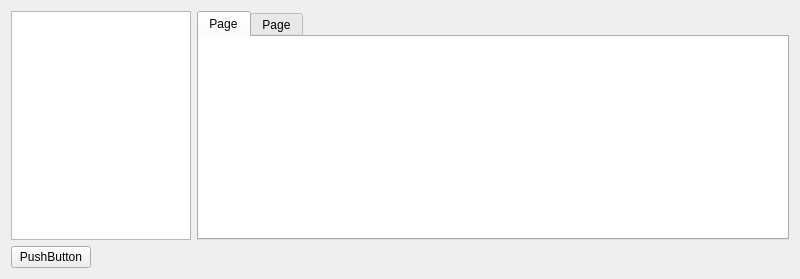
<?xml version="1.0" encoding="UTF-8"?>
<ui version="4.0">
 <class>Widget</class>
 <widget class="QWidget" name="Widget">
  <property name="geometry">
   <rect>
    <x>0</x>
    <y>0</y>
    <width>800</width>
    <height>279</height>
   </rect>
  </property>
  <property name="windowTitle">
   <string>Widget</string>
  </property>
  <layout class="QFormLayout" name="formLayout">
   <item row="0" column="0">
    <widget class="QListWidget" name="listWidget">
     <property name="maximumSize">
      <size>
       <width>180</width>
       <height>16777215</height>
      </size>
     </property>
     <property name="dragDropMode">
      <enum>QAbstractItemView::InternalMove</enum>
     </property>
    </widget>
   </item>
   <item row="0" column="1">
    <widget class="QTabWidget" name="tabWidget">
     <property name="maximumSize">
      <size>
       <width>726</width>
       <height>16777215</height>
      </size>
     </property>
     <property name="tabShape">
      <enum>QTabWidget::Rounded</enum>
     </property>
     <property name="currentIndex">
      <number>0</number>
     </property>
     <property name="movable">
      <bool>true</bool>
     </property>
     <widget class="QWidget" name="tab">
      <attribute name="title">
       <string>Page</string>
      </attribute>
      <layout class="QGridLayout" name="gridLayout">
       <property name="leftMargin">
        <number>0</number>
       </property>
       <property name="topMargin">
        <number>0</number>
       </property>
       <property name="rightMargin">
        <number>0</number>
       </property>
       <property name="bottomMargin">
        <number>0</number>
       </property>
       <property name="spacing">
        <number>0</number>
       </property>
       <item row="0" column="0">
        <widget class="SellasListWidget" name="listWidget_2">
         <property name="sizePolicy">
          <sizepolicy hsizetype="Expanding" vsizetype="Expanding">
           <horstretch>242</horstretch>
           <verstretch>0</verstretch>
          </sizepolicy>
         </property>
         <property name="maximumSize">
          <size>
           <width>726</width>
           <height>16777215</height>
          </size>
         </property>
         <property name="frameShape">
          <enum>QFrame::NoFrame</enum>
         </property>
         <property name="frameShadow">
          <enum>QFrame::Plain</enum>
         </property>
         <property name="lineWidth">
          <number>0</number>
         </property>
         <property name="verticalScrollBarPolicy">
          <enum>Qt::ScrollBarAlwaysOff</enum>
         </property>
         <property name="editTriggers">
          <set>QAbstractItemView::NoEditTriggers</set>
         </property>
         <property name="showDropIndicator" stdset="0">
          <bool>false</bool>
         </property>
         <property name="defaultDropAction">
          <enum>Qt::CopyAction</enum>
         </property>
         <property name="selectionMode">
          <enum>QAbstractItemView::NoSelection</enum>
         </property>
         <property name="horizontalScrollMode">
          <enum>QAbstractItemView::ScrollPerPixel</enum>
         </property>
         <property name="flow">
          <enum>QListView::LeftToRight</enum>
         </property>
         <property name="uniformItemSizes">
          <bool>true</bool>
         </property>
        </widget>
       </item>
      </layout>
     </widget>
     <widget class="QWidget" name="tab_2">
      <attribute name="title">
       <string>Page</string>
      </attribute>
     </widget>
    </widget>
   </item>
   <item row="1" column="0">
    <widget class="QPushButton" name="pushButton">
     <property name="text">
      <string>PushButton</string>
     </property>
    </widget>
   </item>
  </layout>
 </widget>
 <customwidgets>
  <customwidget>
   <class>SellasListWidget</class>
   <extends>QListWidget</extends>
   <header location="global">ui/sellaslistwidget.h</header>
  </customwidget>
 </customwidgets>
 <resources/>
 <connections/>
</ui>
